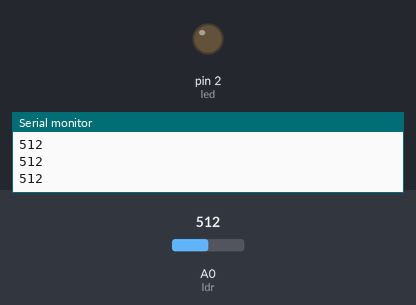
The sketch below on a simulated Arduino Uno, built with avr-gcc and run on an emulated ATmega328P. On the bench: output pins drawn as LEDs (lit = HIGH), the last lines printed to the serial monitor. The inputs (shaded band) are chosen by the test bench; at power-on: A0 (ldr) = 512.

Above: at 1.2 s.
1.3 s: A0 (ldr) set to 214
2.8 s: A0 (ldr) set to 192
At 3.6 s:
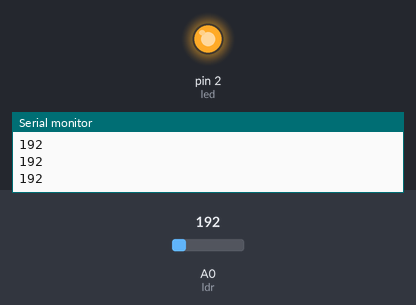
4.3 s: A0 (ldr) set to 210
At 4.9 s:
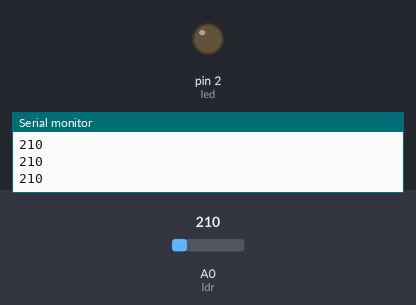
5.8 s: A0 (ldr) set to 190
At 6.2 s:
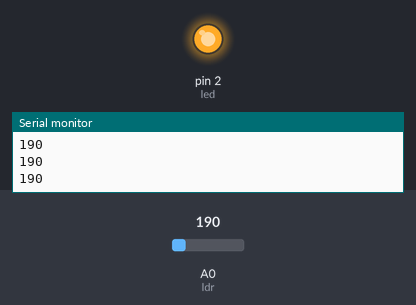
Timing chart, 0 to 8.3 s (numbered marks = the images above; inputs shaded):
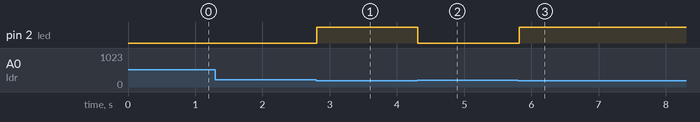

The sketch:

LDR.ino.ino
```cpp
#define ldr A0
#define led 2

int vldr = 0;

void setup() {
  pinMode(ldr, INPUT);
  pinMode(led, OUTPUT);
  Serial.begin(9600);
}

void loop(){
  vldr = analogRead(ldr);
  if(vldr<200){
    digitalWrite(led, HIGH);
  }else{
    digitalWrite(led, LOW);
  }
  Serial.println(vldr);
  delay(100);
}
```

Measured:
- the behaviour switches between 200 and 199 on A0 (ldr) (found by bisection; images 0 and 1)
- after the input at 2.8 s, pin 2 (led): LOW → HIGH at once
- after the input at 4.3 s, pin 2 (led): HIGH → LOW at once
- after the input at 5.8 s, pin 2 (led): LOW → HIGH at once
